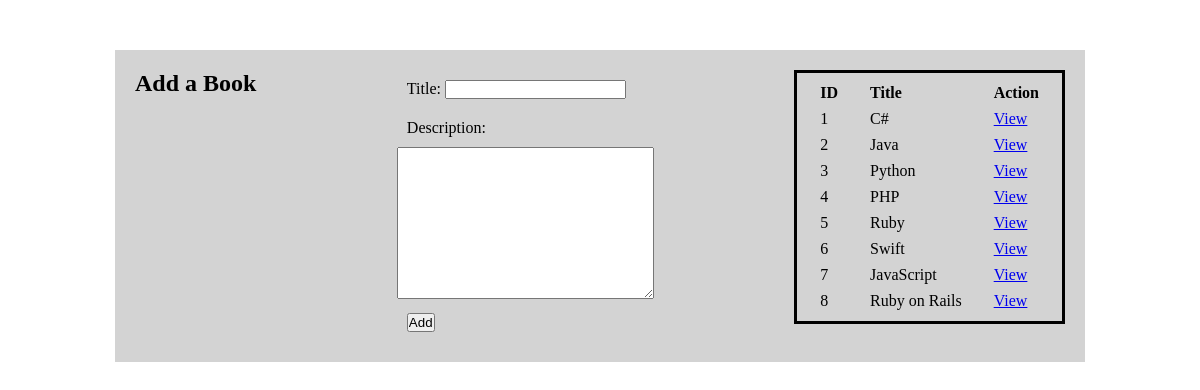
The page / on the database its author committed.
### bookAuthApp/models.py (models this page shows)
class Book(models.Model):
    title = models.CharField(max_length=255)
    desc = models.TextField(max_length=255)
    created_at = models.DateTimeField(auto_now_add=True)
    updated_at = models.DateTimeField(auto_now=True)

### bookAuthApp/views.py (the view)
# urls.py: path('', views.main),
def main(request):
    context = {
        "the_books" : Book.objects.all(), #Book Class model.py
    }
    return render(request, "index.html", context)

### bookAuthApp/templates/index.html (shortened to what this page needs)
<!DOCTYPE html>
<html lang="en">
<head>
    {% load static %}
    <link rel="stylesheet" href="{% static 'css/style.css' %}">
</head>
<body>
    <div id="container">
        <div class="row">
            <h2>Add a Book</h2>
            <div class="form">
                <form action="/book" method="post">
                    <p>Title: <input type="text" name="b_title" id=""></p>
                    <p>Description:</p>
                    <textarea name="b_desc" id="" cols="30" rows="10"></textarea>
                    <p><input class="btn" type="submit" value="Add"></p>
                </form>
            </div>
            <div class="table">
                <table>
                    <tr>
                        <th>ID</th>
                        <th>Title</th>
                        <th>Action</th>
                    </tr>
                    {% for b in the_books %}
                    <tr>
                        <td> {{ b.id }} </td>
                        <td> {{ b.title }} </td>
                        <td><a href="/bookinfo/{{b.id}}">View</a></td>
                    </tr>
                    {% endfor %}
                </table>
            </div>
        </div>
    </div>
</body>
</html>

### bookAuthApp/static/css/style.css (style rules this page uses)
* { margin: 0; padding: 0; }
body { margin: 0 auto; width: 970px; }
p { padding: 10px; }
#container { background-color: lightgrey; margin: 50px 0; padding: 20px; }
.row { display: flex; justify-content: space-between; }
table { border: 3px solid black; padding: 6px; }
th, td { padding: 3px 15px; text-align: left; }

### rows shown on the page
Book: id "1", title "C#"
Book: id "2", title "Java"
Book: id "3", title "Python"
Book: id "4", title "PHP"
Book: id "5", title "Ruby"
Book: id "6", title "Swift"
Book: id "7", title "JavaScript"
Book: id "8", title "Ruby on Rails"
